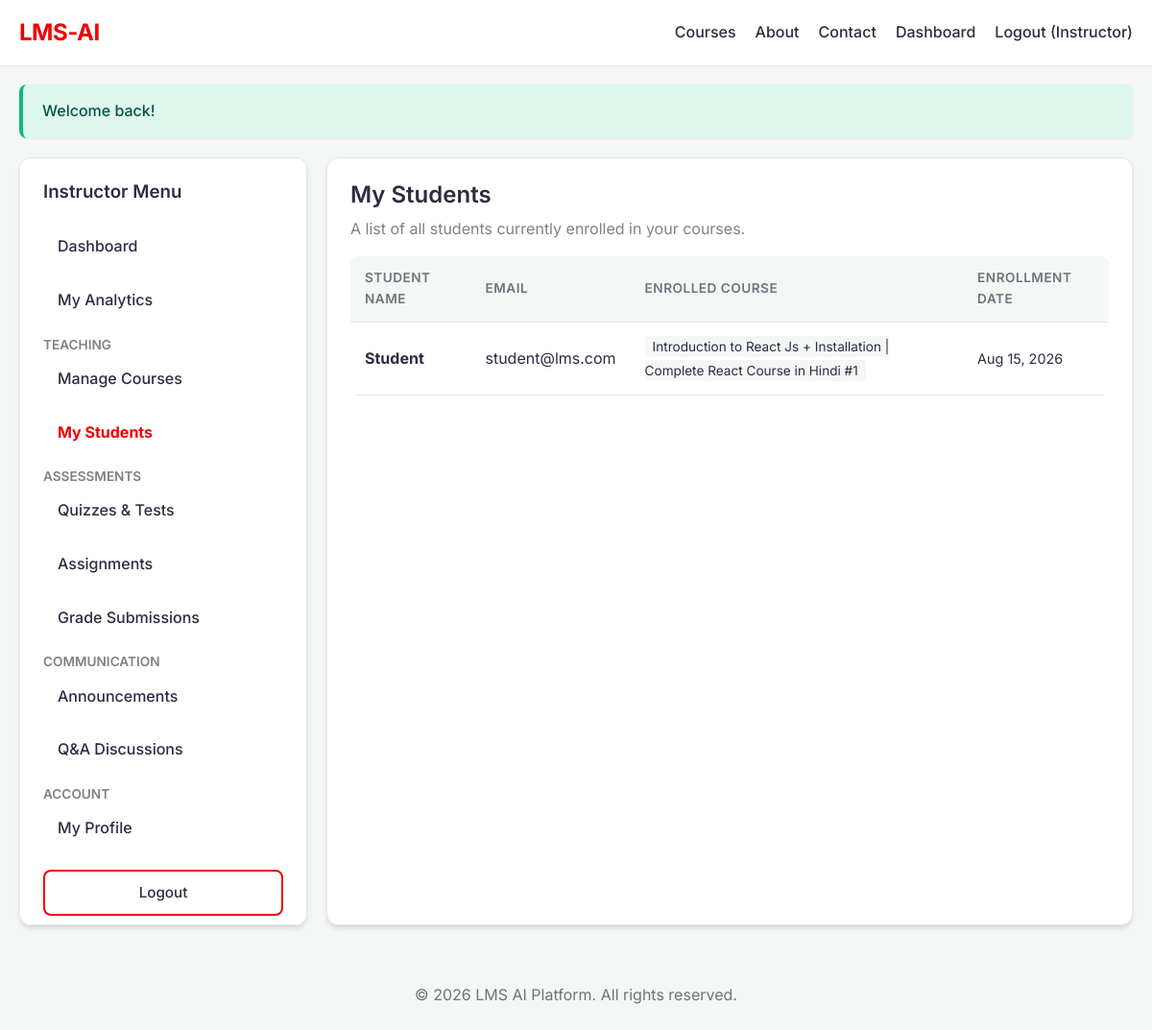
The app's page /instructor/students.php (signed in) with its own data.
### tables this page shows
CREATE TABLE `enrollments` (
  `id` int(11) NOT NULL,
  `user_id` int(11) NOT NULL,
  `course_id` int(11) NOT NULL,
  `enrolled_at` timestamp NOT NULL DEFAULT current_timestamp()
);

CREATE TABLE `users` (
  `id` int(11) NOT NULL,
  `name` varchar(100) NOT NULL,
  `email` varchar(150) NOT NULL,
  `password` varchar(255) NOT NULL,
  `reset_token` varchar(100) DEFAULT NULL,
  `reset_token_expires` datetime DEFAULT NULL,
  `created_at` timestamp NOT NULL DEFAULT current_timestamp(),
  `updated_at` timestamp NOT NULL DEFAULT current_timestamp() ON UPDATE current_timestamp(),
  `reset_expires` datetime DEFAULT NULL
);

CREATE TABLE `courses` (
  `id` int(11) NOT NULL,
  `title` varchar(255) NOT NULL,
  `slug` varchar(255) NOT NULL,
  `description` text DEFAULT NULL,
  `price` decimal(10,2) DEFAULT 0.00,
  `difficulty` enum('Beginner','Intermediate','Advanced') DEFAULT 'Beginner',
  `image` varchar(255) DEFAULT 'default-course.jpg',
  `category_id` int(11) DEFAULT NULL,
  `instructor_id` int(11) DEFAULT NULL,
  `status` enum('Draft','Published') DEFAULT 'Draft',
  `created_at` timestamp NOT NULL DEFAULT current_timestamp(),
  `updated_at` timestamp NOT NULL DEFAULT current_timestamp() ON UPDATE current_timestamp()
);

### includes/functions.php (called while the page is built, shortened)
<?php
function h($string)
{
    return htmlspecialchars($string ?? '', ENT_QUOTES, 'UTF-8');
}

### instructor/students.php (the view, shortened to what this page needs)
<?php
require_once __DIR__ . '/../config/app.php';
$stmt = $pdo->prepare("
    SELECT u.name, u.email, c.title as course_title, e.enrolled_at
    FROM enrollments e
    JOIN users u ON e.user_id = u.id
    JOIN courses c ON e.course_id = c.id
    WHERE c.instructor_id = ?
    ORDER BY e.enrolled_at DESC
");
$stmt->execute([$_SESSION['user_id']]);
$students = $stmt->fetchAll();
require_once __DIR__ . '/../includes/header.php';
?>
<div style="display: flex; gap: 20px; flex-wrap: wrap;">
    <?php require_once __DIR__ . '/../includes/instructor_sidebar.php'; ?>
    <div class="dashboard-content card" style="flex: 3; min-width: 300px;">
        <h2>My Students</h2>
        <p style="color: gray;">A list of all students currently enrolled in your courses.</p>
        <table style="width: 100%; margin-top: 15px;">
            <thead>
                <tr>
                    <th>Student Name</th>
                    <th>Email</th>
                    <th>Enrolled Course</th>
                    <th>Enrollment Date</th>
                </tr>
            </thead>
            <tbody>
                <?php if (empty($students)): ?>
                    <tr>
                        <td colspan="4" class="text-center">No students enrolled yet.</td>
                    </tr>
                <?php else: ?>
                    <?php foreach ($students as $s): ?>
                        <tr>
                            <td><strong><?= h($s['name']) ?></strong></td>
                            <td><?= h($s['email']) ?></td>
                            <td><span style="background: var(--bg-color); padding: 3px 8px; border-radius: 4px; font-size: 0.85rem;"><?= h($s['course_title']) ?></span></td>
                            <td style="font-size: 0.9rem;"><?= date('M d, Y', strtotime($s['enrolled_at'])) ?></td>
                        </tr>
                    <?php endforeach; ?>
                <?php endif; ?>
            </tbody>
        </table>
    </div>
</div>
<?php require_once __DIR__ . '/../includes/footer.php'; ?>

### css/style.css (style rules this page uses)
:root { --primary-color: #4361ee; --primary-hover: #3a56d4; --secondary-color: #ffffff; --bg-color: #f4f7f6; --text-main: #2b2d42; --text-muted: #6c757d; --border-color: #e2e8f0; --success: #10b981; --danger: #ef4444; --warning: #f59e0b; --shadow-sm: 0 1px 2px 0 rgba(0, 0, 0, 0.05); --shadow-md: 0 4px 6px -1px rgba(0, 0, 0, 0.1), 0 2px 4px -1px rgba(0, 0, 0, 0.06); --shadow-lg: 0 10px 15px -3px rgba(0, 0, 0, 0.1), 0 4px 6px -2px rgba(0, 0, 0, 0.05); --radius: 8px; --radius-lg: 12px; --transition: all 0.3s ease; }
* { box-sizing: border-box; margin: 0; padding: 0; }
body { font-family: 'Inter', sans-serif; background-color: var(--bg-color); color: var(--text-main); line-height: 1.6; font-size: 16px; transition: var(--transition); }
h1, h2, h3, h4, h5, h6 { font-weight: 600; line-height: 1.2; margin-bottom: 0.5rem; color: var(--text-main); }
p { margin-bottom: 1rem; color: var(--text-muted); }
.card { background: var(--secondary-color); padding: 24px; border-radius: var(--radius-lg); box-shadow: var(--shadow-md); margin-bottom: 20px; border: 1px solid var(--border-color); transition: var(--transition); }
table { width: 100%; border-collapse: collapse; margin-top: 15px; background: var(--secondary-color); border-radius: var(--radius); overflow: hidden; }
thead { background: var(--bg-color); }
th, td { padding: 12px 15px; text-align: left; border-bottom: 1px solid var(--border-color); }
th { font-weight: 600; color: var(--text-muted); font-size: 0.85rem; text-transform: uppercase; letter-spacing: 0.5px; }

### records on screen
enrollments: user.name "Student", user.email "student@lms.com", course.title "Introduction to React Js + Installation | Complete React Course in Hindi #1", enrolled_at "Aug 15, 2026"

### other values on screen
$_SESSION['user_name'] "Instructor"
$flash['message'] "Welcome back!"
